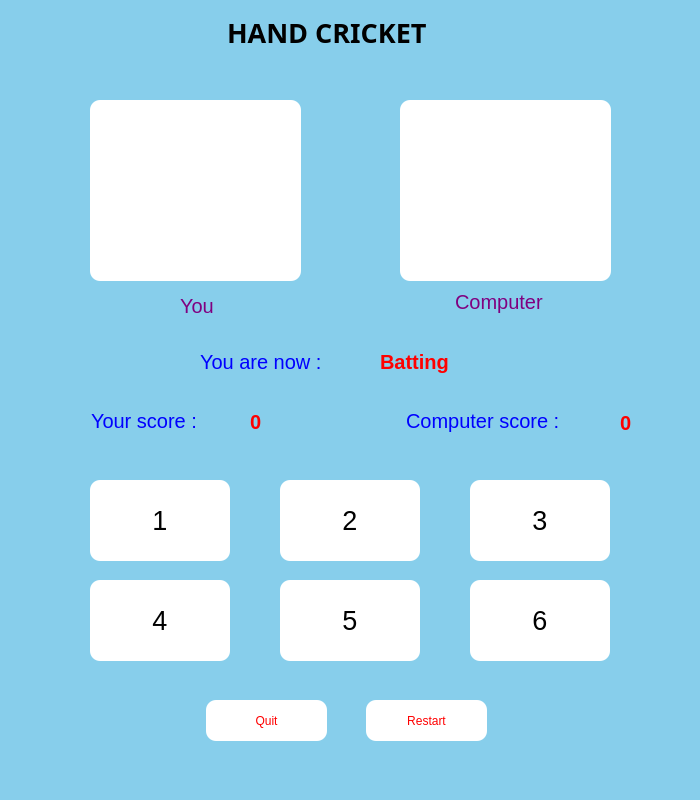
<?xml version="1.0" encoding="UTF-8"?>
<ui version="4.0">
 <class>HandCricket</class>
 <widget class="QMainWindow" name="HandCricket">
  <property name="enabled">
   <bool>true</bool>
  </property>
  <property name="geometry">
   <rect>
    <x>0</x>
    <y>0</y>
    <width>700</width>
    <height>800</height>
   </rect>
  </property>
  <property name="minimumSize">
   <size>
    <width>700</width>
    <height>800</height>
   </size>
  </property>
  <property name="maximumSize">
   <size>
    <width>700</width>
    <height>800</height>
   </size>
  </property>
  <property name="sizeIncrement">
   <size>
    <width>700</width>
    <height>800</height>
   </size>
  </property>
  <property name="windowTitle">
   <string>Hand Cricket - Nexus</string>
  </property>
  <property name="styleSheet">
   <string notr="true">background-color:skyblue;</string>
  </property>
  <widget class="QWidget" name="centralwidget">
   <widget class="QLabel" name="my_hand">
    <property name="geometry">
     <rect>
      <x>90</x>
      <y>100</y>
      <width>211</width>
      <height>181</height>
     </rect>
    </property>
    <property name="styleSheet">
     <string notr="true">background-color:white;
border-radius:10px</string>
    </property>
    <property name="text">
     <string/>
    </property>
    <property name="pixmap">
     <pixmap>assets/five.png</pixmap>
    </property>
    <property name="scaledContents">
     <bool>true</bool>
    </property>
   </widget>
   <widget class="QLabel" name="computer_hand">
    <property name="geometry">
     <rect>
      <x>400</x>
      <y>100</y>
      <width>211</width>
      <height>181</height>
     </rect>
    </property>
    <property name="styleSheet">
     <string notr="true">background-color:white;
border-radius:10px</string>
    </property>
    <property name="text">
     <string/>
    </property>
    <property name="pixmap">
     <pixmap>assets/one.png</pixmap>
    </property>
    <property name="scaledContents">
     <bool>true</bool>
    </property>
   </widget>
   <widget class="QLabel" name="label_3">
    <property name="geometry">
     <rect>
      <x>200</x>
      <y>341</y>
      <width>171</width>
      <height>41</height>
     </rect>
    </property>
    <property name="font">
     <font>
      <pointsize>15</pointsize>
      <weight>50</weight>
      <bold>false</bold>
     </font>
    </property>
    <property name="styleSheet">
     <string notr="true">color:blue;</string>
    </property>
    <property name="text">
     <string>You are now :</string>
    </property>
   </widget>
   <widget class="QLabel" name="label_4">
    <property name="geometry">
     <rect>
      <x>380</x>
      <y>341</y>
      <width>101</width>
      <height>41</height>
     </rect>
    </property>
    <property name="font">
     <font>
      <pointsize>15</pointsize>
      <weight>75</weight>
      <bold>true</bold>
     </font>
    </property>
    <property name="styleSheet">
     <string notr="true">color:red;</string>
    </property>
    <property name="text">
     <string>Batting</string>
    </property>
   </widget>
   <widget class="QLabel" name="label_5">
    <property name="geometry">
     <rect>
      <x>91</x>
      <y>400</y>
      <width>181</width>
      <height>41</height>
     </rect>
    </property>
    <property name="font">
     <font>
      <pointsize>15</pointsize>
      <weight>50</weight>
      <bold>false</bold>
     </font>
    </property>
    <property name="styleSheet">
     <string notr="true">color:blue;</string>
    </property>
    <property name="text">
     <string>Your score :</string>
    </property>
   </widget>
   <widget class="QLabel" name="your_score">
    <property name="geometry">
     <rect>
      <x>250</x>
      <y>401</y>
      <width>101</width>
      <height>41</height>
     </rect>
    </property>
    <property name="font">
     <font>
      <pointsize>15</pointsize>
      <weight>75</weight>
      <bold>true</bold>
     </font>
    </property>
    <property name="styleSheet">
     <string notr="true">color:red;</string>
    </property>
    <property name="text">
     <string>0</string>
    </property>
   </widget>
   <widget class="QLabel" name="label_7">
    <property name="geometry">
     <rect>
      <x>406</x>
      <y>400</y>
      <width>201</width>
      <height>41</height>
     </rect>
    </property>
    <property name="font">
     <font>
      <pointsize>15</pointsize>
      <weight>50</weight>
      <bold>false</bold>
     </font>
    </property>
    <property name="styleSheet">
     <string notr="true">color:blue;</string>
    </property>
    <property name="text">
     <string>Computer score :</string>
    </property>
   </widget>
   <widget class="QLabel" name="computer_score">
    <property name="geometry">
     <rect>
      <x>620</x>
      <y>402</y>
      <width>101</width>
      <height>41</height>
     </rect>
    </property>
    <property name="font">
     <font>
      <pointsize>15</pointsize>
      <weight>75</weight>
      <bold>true</bold>
     </font>
    </property>
    <property name="styleSheet">
     <string notr="true">color:red;</string>
    </property>
    <property name="text">
     <string>0</string>
    </property>
   </widget>
   <widget class="QPushButton" name="one">
    <property name="enabled">
     <bool>true</bool>
    </property>
    <property name="geometry">
     <rect>
      <x>90</x>
      <y>480</y>
      <width>140</width>
      <height>81</height>
     </rect>
    </property>
    <property name="font">
     <font>
      <pointsize>20</pointsize>
     </font>
    </property>
    <property name="styleSheet">
     <string notr="true">QPushButton
{
	color:black; 
	background-color:white;
	outline:none;
	border:0px;
	border-radius:10px;
}
QPushButton:hover
{
	background-color:#66c2ff;
	border:1px solid #005c99;
	color:white;
}</string>
    </property>
    <property name="text">
     <string>1</string>
    </property>
    <property name="shortcut">
     <string>1</string>
    </property>
   </widget>
   <widget class="QPushButton" name="two">
    <property name="geometry">
     <rect>
      <x>280</x>
      <y>480</y>
      <width>140</width>
      <height>81</height>
     </rect>
    </property>
    <property name="font">
     <font>
      <pointsize>20</pointsize>
     </font>
    </property>
    <property name="styleSheet">
     <string notr="true">QPushButton
{
	color:black; 
	background-color:white;
	outline:none;
	border:0px;
	border-radius:10px;
}
QPushButton:hover
{
	background-color:#66c2ff;
	border:1px solid #005c99;
	color:white;
}</string>
    </property>
    <property name="text">
     <string>2</string>
    </property>
    <property name="shortcut">
     <string>2</string>
    </property>
   </widget>
   <widget class="QPushButton" name="three">
    <property name="geometry">
     <rect>
      <x>470</x>
      <y>480</y>
      <width>140</width>
      <height>81</height>
     </rect>
    </property>
    <property name="font">
     <font>
      <pointsize>20</pointsize>
     </font>
    </property>
    <property name="styleSheet">
     <string notr="true">QPushButton
{
	color:black; 
	background-color:white;
	outline:none;
	border:0px;
	border-radius:10px;
}
QPushButton:hover
{
	background-color:#66c2ff;
	border:1px solid #005c99;
	color:white;
}</string>
    </property>
    <property name="text">
     <string>3</string>
    </property>
    <property name="shortcut">
     <string>3</string>
    </property>
   </widget>
   <widget class="QPushButton" name="four">
    <property name="geometry">
     <rect>
      <x>90</x>
      <y>580</y>
      <width>140</width>
      <height>81</height>
     </rect>
    </property>
    <property name="font">
     <font>
      <pointsize>20</pointsize>
     </font>
    </property>
    <property name="styleSheet">
     <string notr="true">QPushButton
{
	color:black; 
	background-color:white;
	outline:none;
	border:0px;
	border-radius:10px;
}
QPushButton:hover
{
	background-color:#66c2ff;
	border:1px solid #005c99;
	color:white;
}</string>
    </property>
    <property name="text">
     <string>4</string>
    </property>
    <property name="shortcut">
     <string>4</string>
    </property>
   </widget>
   <widget class="QPushButton" name="five">
    <property name="geometry">
     <rect>
      <x>280</x>
      <y>580</y>
      <width>140</width>
      <height>81</height>
     </rect>
    </property>
    <property name="font">
     <font>
      <pointsize>20</pointsize>
     </font>
    </property>
    <property name="styleSheet">
     <string notr="true">QPushButton
{
	color:black; 
	background-color:white;
	outline:none;
	border:0px;
	border-radius:10px;
}
QPushButton:hover
{
	background-color:#66c2ff;
	border:1px solid #005c99;
	color:white;
}</string>
    </property>
    <property name="text">
     <string>5</string>
    </property>
    <property name="shortcut">
     <string>5</string>
    </property>
   </widget>
   <widget class="QPushButton" name="six">
    <property name="geometry">
     <rect>
      <x>470</x>
      <y>580</y>
      <width>140</width>
      <height>81</height>
     </rect>
    </property>
    <property name="font">
     <font>
      <pointsize>20</pointsize>
     </font>
    </property>
    <property name="styleSheet">
     <string notr="true">QPushButton
{
	color:black; 
	background-color:white;
	outline:none;
	border:0px;
	border-radius:10px;
}
QPushButton:hover
{
	background-color:#66c2ff;
	border:1px solid #005c99;
	color:white;
}</string>
    </property>
    <property name="text">
     <string>6</string>
    </property>
    <property name="shortcut">
     <string>6</string>
    </property>
   </widget>
   <widget class="QLabel" name="label">
    <property name="geometry">
     <rect>
      <x>638</x>
      <y>15</y>
      <width>41</width>
      <height>41</height>
     </rect>
    </property>
    <property name="text">
     <string/>
    </property>
    <property name="pixmap">
     <pixmap>assets/info.png</pixmap>
    </property>
    <property name="scaledContents">
     <bool>true</bool>
    </property>
   </widget>
   <widget class="QPushButton" name="info">
    <property name="geometry">
     <rect>
      <x>634</x>
      <y>10</y>
      <width>50</width>
      <height>51</height>
     </rect>
    </property>
    <property name="styleSheet">
     <string notr="true">background-color:transparent;
border-radius:20%
</string>
    </property>
    <property name="text">
     <string/>
    </property>
   </widget>
   <widget class="QPushButton" name="Quit">
    <property name="geometry">
     <rect>
      <x>206</x>
      <y>700</y>
      <width>121</width>
      <height>41</height>
     </rect>
    </property>
    <property name="styleSheet">
     <string notr="true">QPushButton
{
	background-color:white;
	color:red;
	outline:none;
	border-radius:10px;
	border:0px;
}
QPushButton:hover
{
	background-color:red;
	color:white;
	border:1px solid white;
}</string>
    </property>
    <property name="text">
     <string>Quit</string>
    </property>
   </widget>
   <widget class="QPushButton" name="pushButton_8">
    <property name="geometry">
     <rect>
      <x>366</x>
      <y>700</y>
      <width>121</width>
      <height>41</height>
     </rect>
    </property>
    <property name="styleSheet">
     <string notr="true">QPushButton
{
	background-color:white;
	color:red;
	outline:none;
	border-radius:10px;
	border:0px;
}
QPushButton:hover
{
	background-color:red;
	color:white;
	border:1px solid white;
}</string>
    </property>
    <property name="text">
     <string>Restart</string>
    </property>
   </widget>
   <widget class="QLabel" name="label_2">
    <property name="geometry">
     <rect>
      <x>227</x>
      <y>7</y>
      <width>271</width>
      <height>51</height>
     </rect>
    </property>
    <property name="font">
     <font>
      <family>Segoe Print</family>
      <pointsize>20</pointsize>
      <weight>75</weight>
      <bold>true</bold>
     </font>
    </property>
    <property name="text">
     <string>HAND CRICKET</string>
    </property>
   </widget>
   <widget class="QLabel" name="label_6">
    <property name="geometry">
     <rect>
      <x>180</x>
      <y>290</y>
      <width>61</width>
      <height>31</height>
     </rect>
    </property>
    <property name="font">
     <font>
      <pointsize>15</pointsize>
     </font>
    </property>
    <property name="styleSheet">
     <string notr="true">color:#800080;</string>
    </property>
    <property name="text">
     <string>You</string>
    </property>
   </widget>
   <widget class="QLabel" name="label_8">
    <property name="geometry">
     <rect>
      <x>455</x>
      <y>286</y>
      <width>111</width>
      <height>31</height>
     </rect>
    </property>
    <property name="font">
     <font>
      <pointsize>15</pointsize>
     </font>
    </property>
    <property name="styleSheet">
     <string notr="true">color:#800080;</string>
    </property>
    <property name="text">
     <string>Computer</string>
    </property>
   </widget>
  </widget>
  <widget class="QMenuBar" name="menubar">
   <property name="geometry">
    <rect>
     <x>0</x>
     <y>0</y>
     <width>700</width>
     <height>26</height>
    </rect>
   </property>
  </widget>
  <widget class="QStatusBar" name="statusbar"/>
 </widget>
 <resources/>
 <connections/>
</ui>
